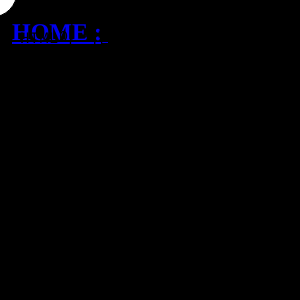
Frame 1 (no input)
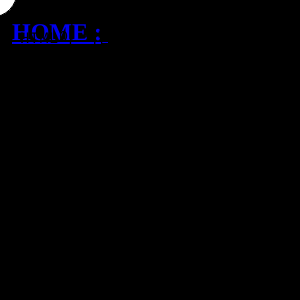
Frame 60 (no input)
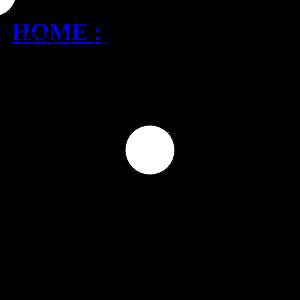
Frame 120 (the mouse pressed at the canvas centre since frame 60)

The p5.js sketch that drew these frames (run headless with seeded random() and noise() and a simulated clock; from frame 60 on, the mouse is pressed at the canvas centre):

// p5.js sketch
// ── sketch.js
let canvas;
let x, y;

function centerCanvas() {
  x = (windowWidth - width) / 2;
  y = (windowHeight - height) / 2;
  canvas.position(x, y);
}

function setup() {
  title = createElement('h2', "<a href='/PoeticCodeForNature'> HOME : </a> 작품 제목");
  title.position(20, 0);

  canvas = createCanvas(300, 300);
  canvas.class("artwork");
  centerCanvas();

  description = "\
  작품에 대한 설명이 들어갑니다. <br/> \
  HTML이 직접 들어가서 줄넘김을 할 수 있습니다. \
  ";

  text = createDiv(description);
  text.position(x + 20, y);
  text.style("font-family", "monospace");
  text.style("font-size", "12pt");

  background(0);
}

function draw() {
  fill(255);
  ellipse(mouseX, mouseY, 50);
}
